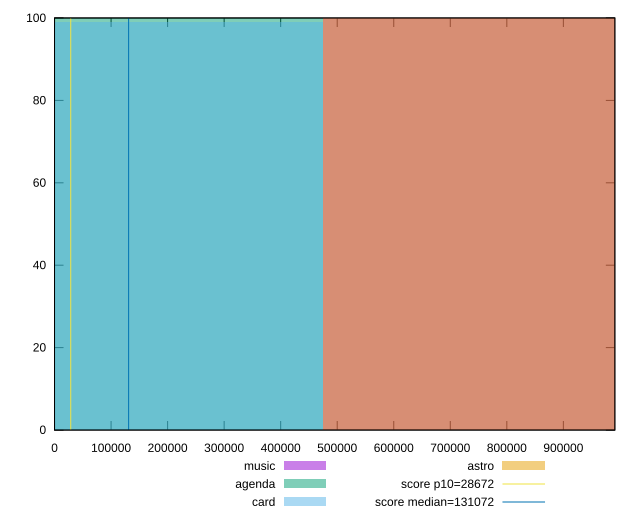

The script that saved this image:
reset

$music <<EOF
948063.4691469327 100
EOF

$agenda <<EOF
0 100
EOF

$card <<EOF
0 99
EOF

$astro <<EOF
948063.4691469327 100
EOF

set key outside below
set boxwidth 948063.4691469327
set xrange [0:991028.5493222222]
set yrange [0:100]
set trange [0:100]
set style fill transparent solid 0.5 noborder

set parametric
set terminal svg size 640, 520 enhanced background rgb 'white'
set output "reports/report_00030_2021-02-24T20-42-31.540Z/uses-long-cache-ttl/comparison/histogram/all_raw.svg"

plot $music title "music" with boxes, \
     $agenda title "agenda" with boxes, \
     $card title "card" with boxes, \
     $astro title "astro" with boxes, \
     28672,t title "score p10=28672", \
     131072,t title "score median=131072"

reset
